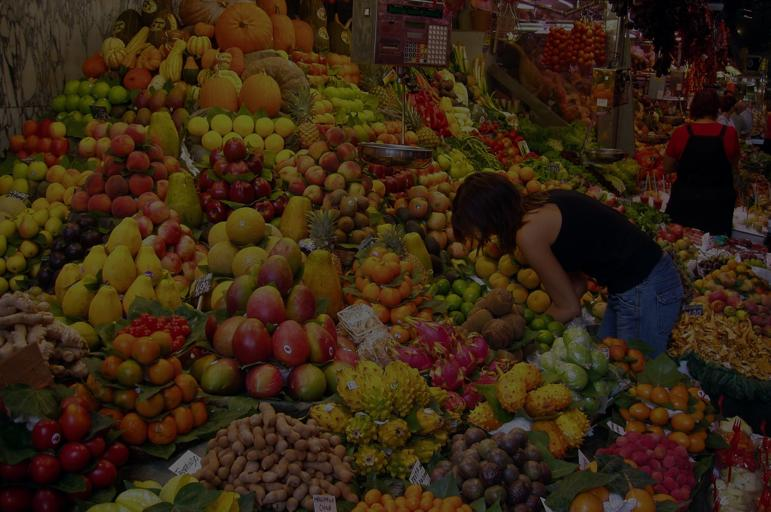
%> input picture Image processing /Ex9/fruits.jpg, 771 x 512 px
$ octave Part1.m   (GNU Octave 9; MATLAB toolbox functions it lacks are replaced by stand-ins)
%> lines starting %> are read from the running program, lines starting %| are printed output that depends on the picture
### Image processing /Ex9/intensityeq.m
function equalizedImage = intensityeq(inputImage)

    hsvImage = rgb2hsv(inputImage);

    H = hsvImage(:,:,1);
    S = hsvImage(:,:,2);
    V = hsvImage(:,:,3);

    V_eq = histeq(V);

    equalizedHsvImage = cat(3, H, S, V_eq);
    equalizedImage = hsv2rgb(equalizedHsvImage);
end

### Image processing /Ex9/equalizeRGB.m
function equalizedImage = equalizeRGB(inputImage)

    R = inputImage(:,:,1);
    G = inputImage(:,:,2);
    B = inputImage(:,:,3);

    R_eq = histeq(R);
    G_eq = histeq(G);
    B_eq = histeq(B);

    equalizedImage = cat(3, R_eq, G_eq, B_eq);
end

### Image processing /Ex9/Part1.m
%% Part A
originalImage = imread('fruits.jpg');
%> originalImage is the input picture: size 512x771x3 uint8; mean R, G, B 54.7, 36.6, 18.1

% figure;
% imshow(originalImage);
% title('Original Image');

R = originalImage(:,:,1);
G = originalImage(:,:,2);
B = originalImage(:,:,3);

R_eq = histeq(R);
G_eq = histeq(G);
B_eq = histeq(B);

equalizedImage = cat(3, R_eq, G_eq, B_eq);

figure(1);
subplot(2, 2, 1);
imshow(equalizedImage);
title('Equalized Image');

subplot(2, 2, 2);
imshow(R_eq);
title('Equalized R Component');

subplot(2, 2, 3);
imshow(G_eq);
title('Equalized G Component');

subplot(2, 2, 4);
imshow(B_eq);
title('Equalized B Component');

%% Part B

equalizedImage = intensityeq(originalImage);
%> in intensityeq, `hsvImage = rgb2hsv(inputImage);`: hsvImage: size 512x771x3 double; mean H, S, V 0.211, 0.697, 0.218
%> in intensityeq, `equalizedHsvImage = cat(3, H, S, V_eq);`: equalizedHsvImage: size 512x771x3 double; mean H, S, V 0.211, 0.697, 0.497

figure(2);
subplot(1, 2, 1);
imshow(originalImage);
title('Original Image');

subplot(1, 2, 2);
imshow(equalizedImage);
title('Equalized Image');

%% Part C

fruitsImage = imread('fruits.jpg');
festiaImage = imread('festia.jpg');
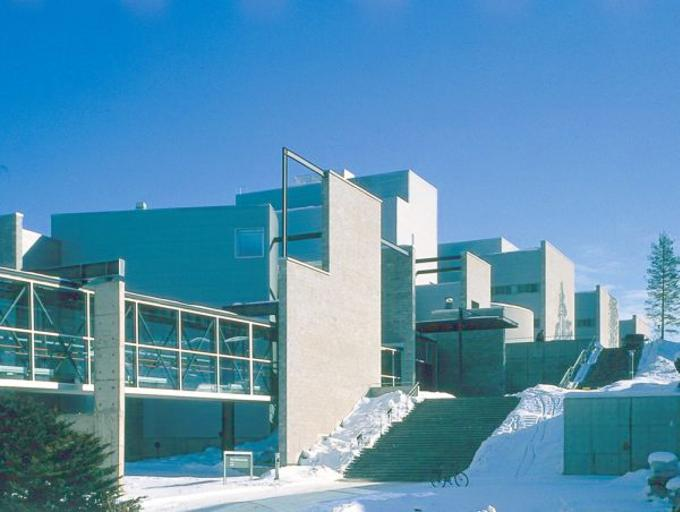
%> input picture Image processing /Ex9/festia.jpg, 680 x 512 px
%> festiaImage is the input picture: size 512x680x3 uint8; mean R, G, B 88.6, 145.2, 178.2

fruitsEqualizedRGB = equalizeRGB(fruitsImage);
fruitsEqualizedIntensity = intensityeq(fruitsImage);

festiaEqualizedRGB = equalizeRGB(festiaImage);
%> in equalizeRGB (call 2), `B = inputImage(:,:,3);`:
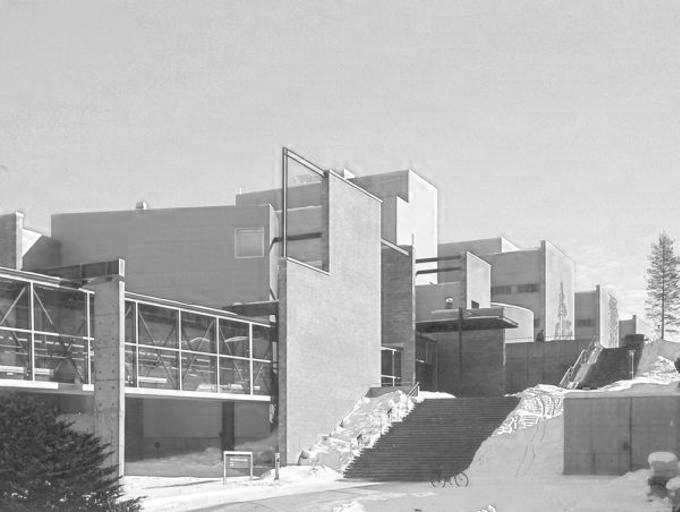
%> B: size 512x680 uint8; min 39, max 255, mean 178.2
%> in equalizeRGB (call 2), `R_eq = histeq(R);`:
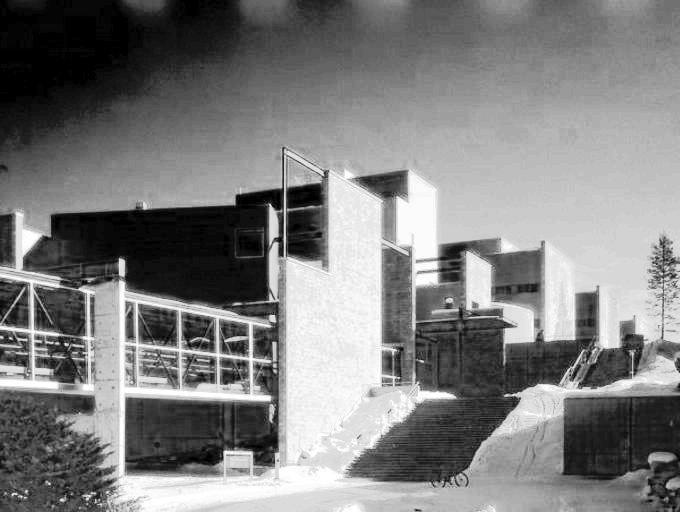
%> R_eq: size 512x680 uint8; min 0, max 255, mean 126.3
festiaEqualizedIntensity = intensityeq(festiaImage);
%> in intensityeq (call 3), `hsvImage = rgb2hsv(inputImage);`: hsvImage: size 512x680x3 double; mean H, S, V 0.515, 0.528, 0.705
%> in intensityeq (call 3), `H = hsvImage(:,:,1);`:
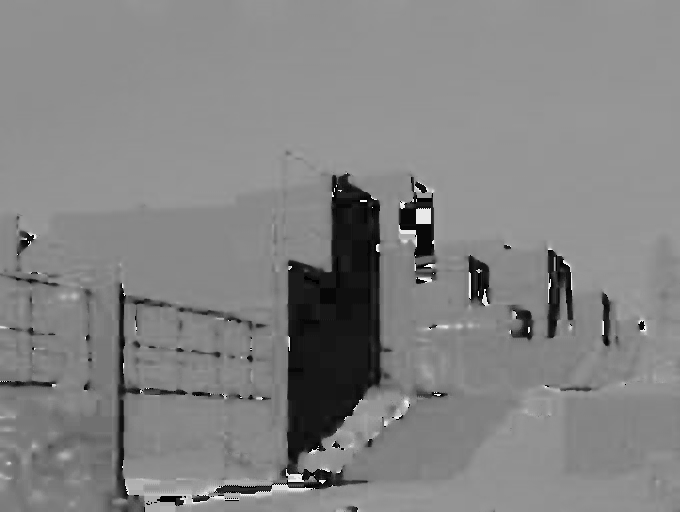
%> H: size 512x680 double; min 0, max 0.983, mean 0.515
%> in intensityeq (call 3), `S = hsvImage(:,:,2);`:
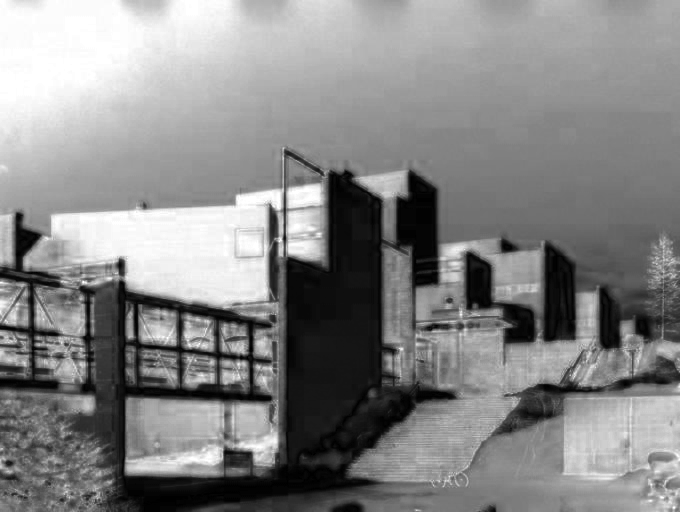
%> S: size 512x680 double; min 0, max 1, mean 0.528
%> in intensityeq (call 3), `V_eq = histeq(V);`:
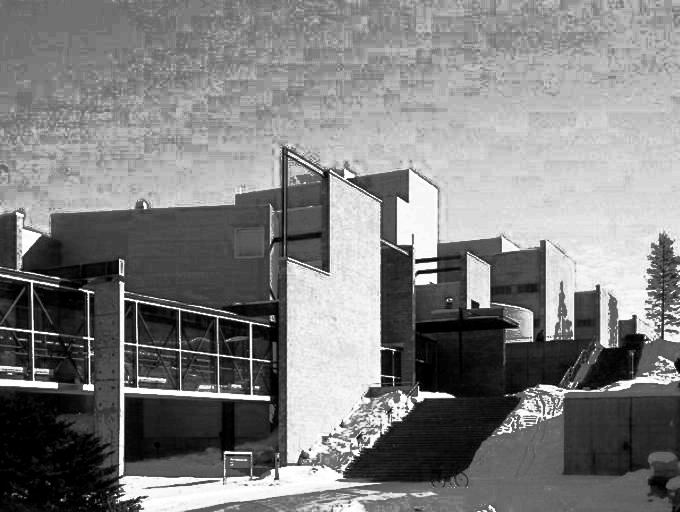
%> V_eq: size 512x680 double; min 0, max 1, mean 0.498
%> in intensityeq (call 3), `equalizedHsvImage = cat(3, H, S, V_eq);`: equalizedHsvImage: size 512x680x3 double; mean H, S, V 0.515, 0.528, 0.498
%> in intensityeq (call 3), `equalizedImage = hsv2rgb(equalizedHsvImage);`:
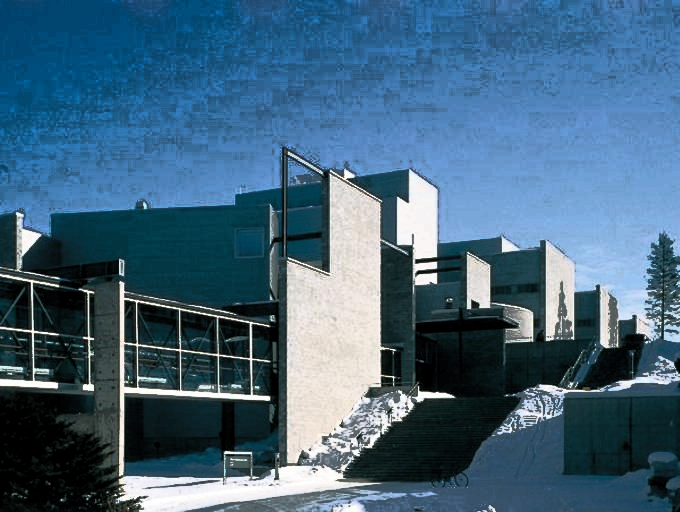
%> equalizedImage: size 512x680x3 double; mean R, G, B 0.267, 0.399, 0.494


figure(3);

subplot(2, 3, 1);
imshow(fruitsImage);
title('Original fruits.jpg');

subplot(2, 3, 2);
imshow(fruitsEqualizedRGB);
title('Equalized RGB fruits.jpg');

subplot(2, 3, 3);
imshow(fruitsEqualizedIntensity);
title('Equalized Intensity fruits.jpg');

subplot(2, 3, 4);
imshow(festiaImage);
title('Original festia.jpg');

subplot(2, 3, 5);
imshow(festiaEqualizedRGB);
title('Equalized RGB festia.jpg');

subplot(2, 3, 6);
imshow(festiaEqualizedIntensity);
title('Equalized Intensity festia.jpg');
